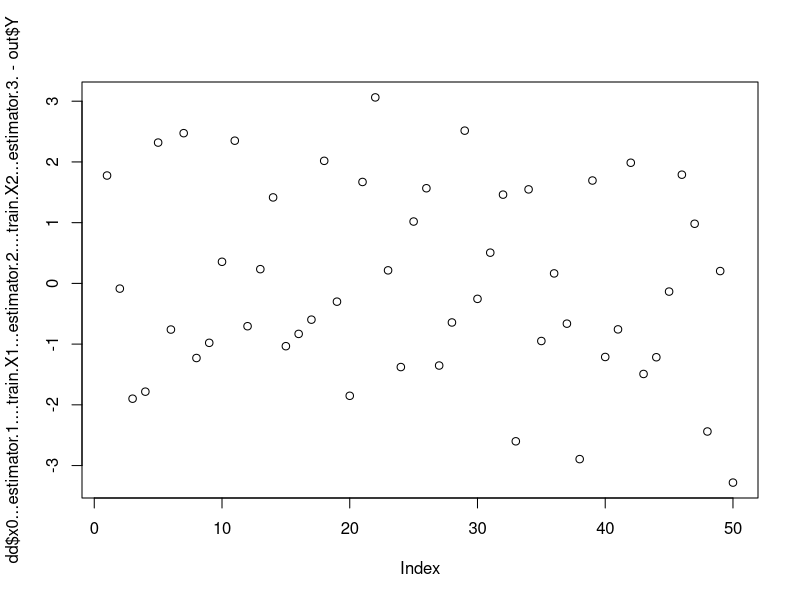
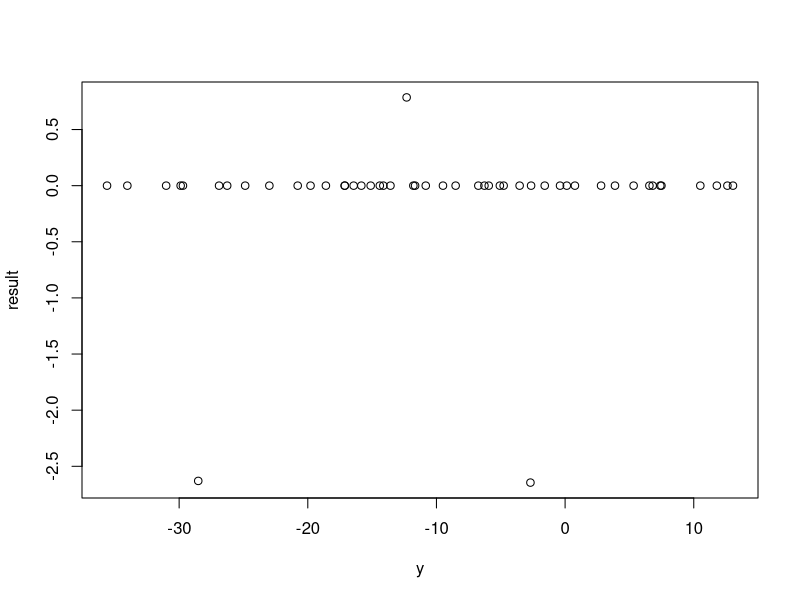
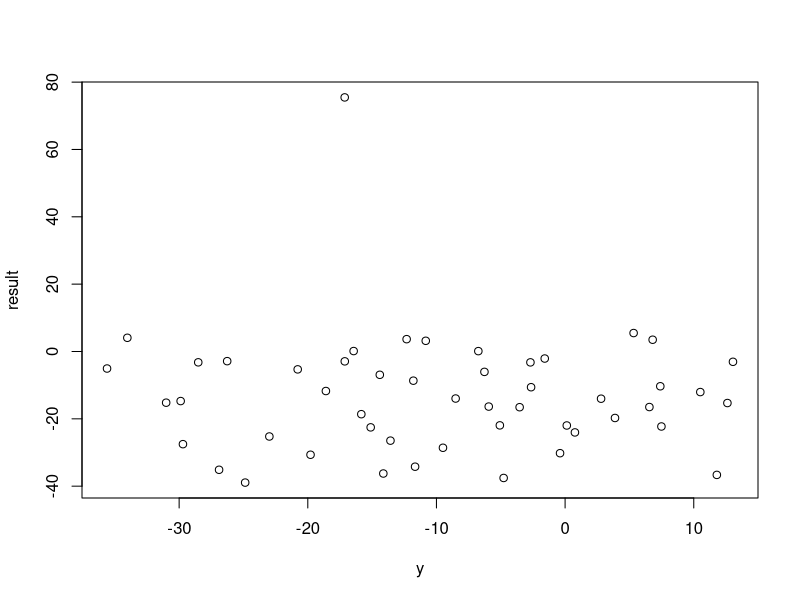
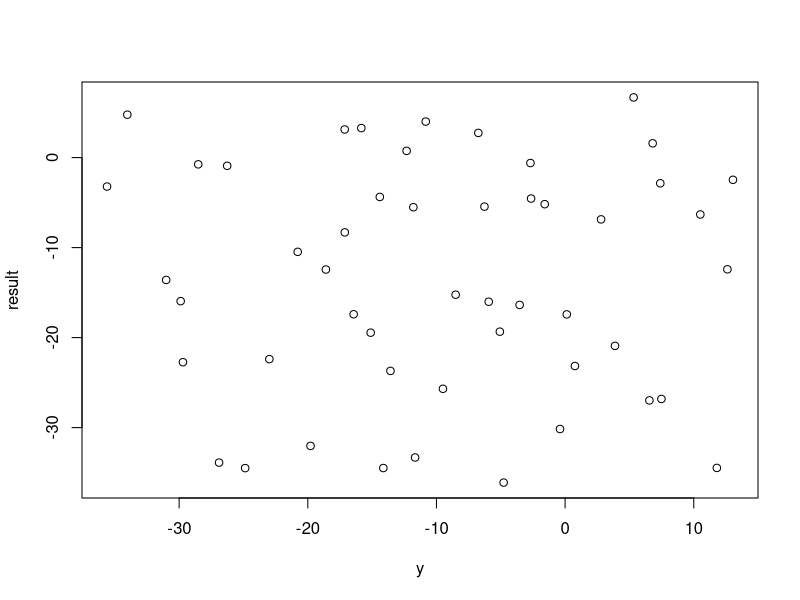

Generate these figures, in order, with R:
library(MASS)
train <- read.csv("Problem1_Input_Training.csv")
out <- read.csv("Problem1_Output_Training.csv")
df<- read.csv("Problem1_Input_Training.csv")
real_time_input <- read.csv("Problem1_Input_Test.csv")
y<- read.csv("Problem3_Output_Training.csv")
real_time_output <- read.csv("Problem3_Output_Test.csv")

vi<-diag(50)

x0 <- matrix(1 , nrow=50, ncol=1 )

d <- data.frame(x0,train$X1,train$X2)
df <- d
y <- data.frame(out)

xx <- as.matrix(d)
y <- as.matrix(out)

estimator <- ((ginv(t(xx)%*%xx))%*%t(xx))%*%(y)

dd <- data.frame(x0*estimator[1]+train$X1*estimator[2]+train$X2*estimator[3])
write.csv(dd,"estimates.csv")

plot(dd$x0...estimator.1....train.X1...estimator.2....train.X2...estimator.3.-out$Y) #Shows residual are normally distributed


#Part 1
#Heaviside Unit Step Function
result <- vector("list",50)
for(i in 1:50)
{
  rr<-diag(50)
  for(j in 1:50)
  {
    if(((train$X1[j]-real_time_input$X1[i])^2+(train$X2[j]-real_time_input$X2[i])^2)<1)
      rr[j,j]=1
    else 
      rr[j,j]=0;
  }
  estimator <- ((ginv(t(xx)%*%ginv(rr)%*%xx))%*%t(xx))%*%ginv(rr)%*%(y)
  print(estimator[1,1]*1+estimator[2,1]*real_time_input$X1[i]+estimator[3,1]*real_time_input$X2[i])
  result[i]<-(estimator[1,1]*1+estimator[2,1]*real_time_input$X1[i]+estimator[3,1]*real_time_input$X2[i])

}
plot(y,result)
#Part 2
#wi=e^-di^2/2
for(i in 1:50)
{
  rr<-diag(50)
  for(j in 1:50)
  {
      x<-exp((-((train$X1[j]-real_time_input$X1[i])^2+(train$X2[j]-real_time_input$X2[i])^2))/2)
      rr[j,j]<-x
  }
  estimator <- ((ginv(t(xx)%*%ginv(rr)%*%xx))%*%t(xx))%*%ginv(rr)%*%(y)
  print(estimator[1,1]*1+estimator[2,1]*real_time_input$X1[i]+estimator[3,1]*real_time_input$X2[i])
  result[i]<-(estimator[1,1]*1+estimator[2,1]*real_time_input$X1[i]+estimator[3,1]*real_time_input$X2[i])
}
plot(y,result)
#Part 3
#Inverse Function
for(i in 1:50)
{
  rr<-diag(50)
  for(j in 1:50)
  {
    if((train$X1[j]-real_time_input$X1[i])^2+(train$X2[j]-real_time_input$X2[i])^2==0){
      rr[j,j]=10
    }
    else{
      x<-sqrt((train$X1[j]-real_time_input$X1[i])^2+(train$X2[j]-real_time_input$X2[i])^2)
      rr[j,j]=1/x;
    }
  }
  estimator <- ((ginv(t(xx)%*%ginv(rr)%*%xx))%*%t(xx))%*%ginv(rr)%*%(y)
  print(estimator[1,1]*1+estimator[2,1]*real_time_input$X1[i]+estimator[3,1]*real_time_input$X2[i])
  result[i]<-(estimator[1,1]*1+estimator[2,1]*real_time_input$X1[i]+estimator[3,1]*real_time_input$X2[i])
}
plot(y,result)
